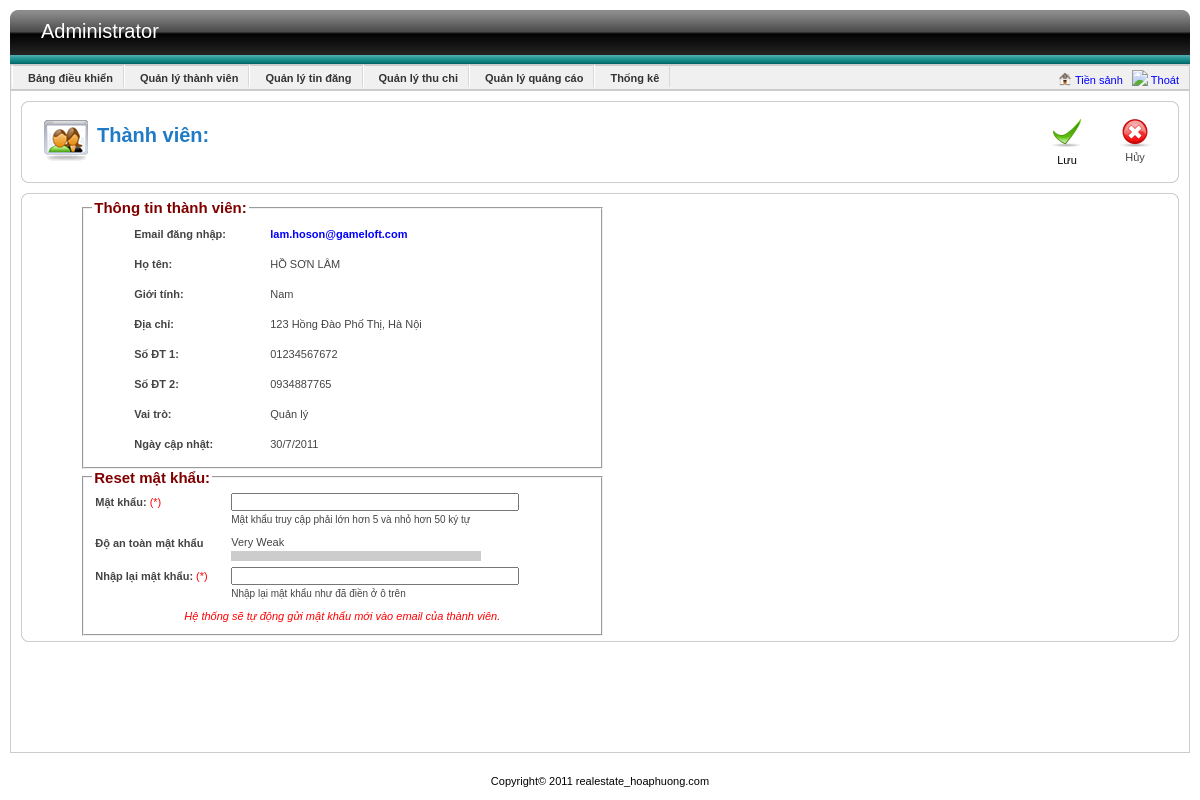
The app's page /Source/admin/index.php?view=user&do=edit&uid=4 (signed in), older data.
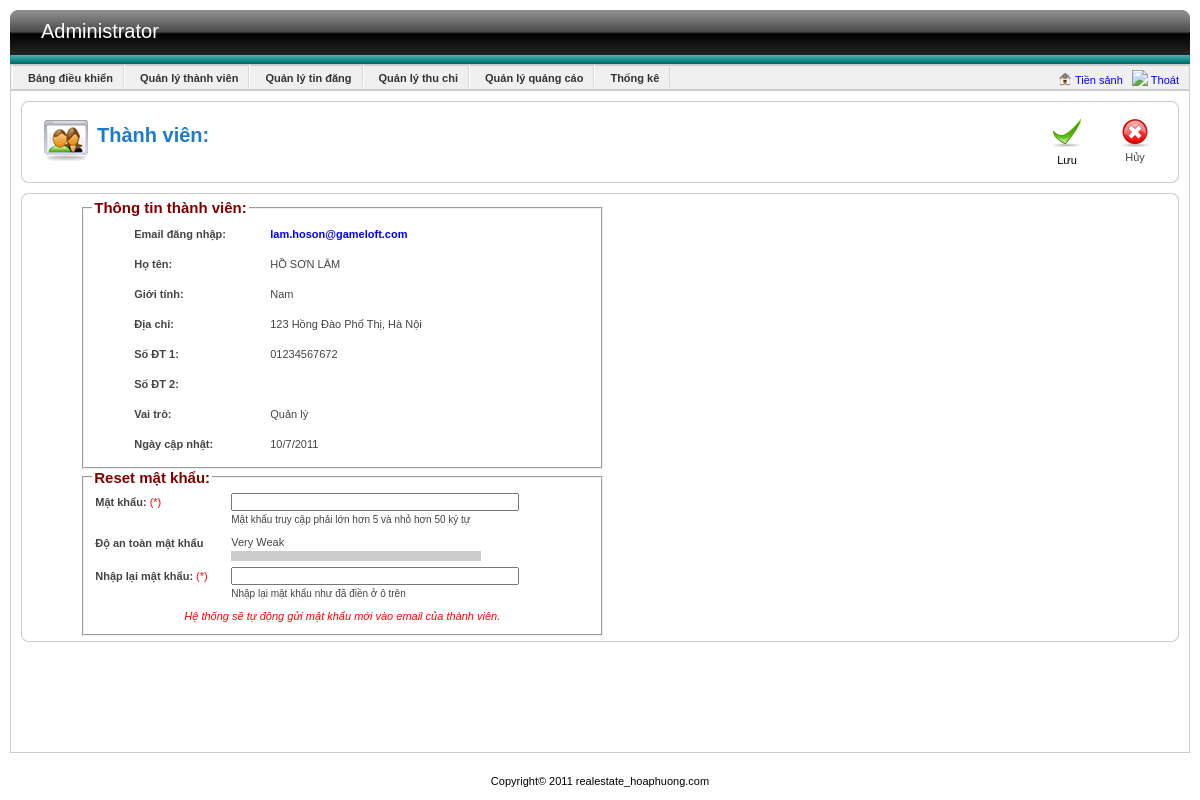
The same page, newer data.
### tables this page shows
CREATE TABLE IF NOT EXISTS `user` (
  `id` int(11) NOT NULL AUTO_INCREMENT,
  `password` varchar(256) NOT NULL,
  `email` varchar(50) NOT NULL,
  `hoten` varchar(50) NOT NULL,
  `gioitinh` bit(1) NOT NULL,
  `diachi` text NOT NULL,
  `sdt1` varchar(15) DEFAULT NULL,
  `sdt2` varchar(15) DEFAULT NULL,
  `role` int(11) DEFAULT NULL,
  `level` int(11) DEFAULT NULL,
  `status` int(11) DEFAULT NULL,
  `ngaycapnhat` datetime DEFAULT NULL,
  `ip` varchar(45) DEFAULT NULL,
  PRIMARY KEY (`id`),
  KEY `fk_taikhoan_role` (`role`),
  KEY `fk_taikhoan_level` (`level`)
);

### Source/DAO/config.php (called while the page is built, shortened)
<?php
   	$databaseName = "qldo";
?>

### Source/DAO/DataProvider.php (called while the page is built, shortened)
<?php
class DataProvider
{
	public static function Query($sql)
	{
		include('config.php');
		if (!($connection = @mysql_connect($hostName,$username,$password)))
			die ("Couldn't connect to database");
		if (!($result = @mysql_query($sql, $connection)))
			showError();
		return $result;
	}
}
?>

### Source/DAO/UsersDAO.php (called while the page is built, shortened)
<?php
	include_once("DataProvider.php");
?>
<?php
	class UsersDAO
	{
		public static function GetUserByID ($id)
		{
			$strSQL = "select *
					from user
					where id='$id'";
            $result = DataProvider::Query($strSQL);
			return mysql_fetch_array ($result,MYSQL_BOTH);
		}
	}
?>

### Source/BUS/UsersBUS.php (called while the page is built, shortened)
<?php
	include_once (str_replace("//","/",dirname(__FILE__)."/")  . "../DAO/UsersDAO.php");
?>
<?php
	class UsersBUS
	{
		public static function GetUserByID ($id)
		{
			$user= UsersDAO::GetUserByID ($id);
			$user[1] = stripcslashes($user[1]);
			$user[3] = stripcslashes($user[3]);
			$user[7] = stripcslashes($user[7]);
			return $user;
		}
	}
?>

### Source/module/Utils/Utils.php (called while the page is built, shortened)
<?php
class Utils
{
	public static function convertTimeDMY($time)
    {
		if($time != null)
		{
    	$arrDate = explode ("-", $time);
    	$d = (int) $arrDate[2];
    	$m = (int) $arrDate[1];
    	$y = (int) $arrDate[0];
    	$time_out = $d."/".$m."/".$y;
    	return $time_out;
		}
		return null;
    }
}
?>

### Source/admin/module/user/edit_user.php (the view, shortened to what the changed rows need)
<?php
	$uid = (int) $_GET["uid"];
	$PATH = str_replace('//','/',dirname(__FILE__).'/');
	include_once($PATH . "../../../BUS/UsersBUS.php");
	$user = UsersBUS::GetUserByID($uid);
?>
<form action="module/user/xulyuser.php?action=update&uid=<?php echo $_GET["uid"] ?>" method="post" name="frmRegister" id="frmRegister" onsubmit="return validate();">
<div style="margin:10px">
    <div class="mid">
		<fieldset style="width:500px;float:left;margin-left:50px;">
			<table align="center" border="0" cellpadding="0" cellspacing="0">
				<tr style="height:30px;">
					<td width="130px"><b>Email đăng nhập:</td>
					<td width="280px" style="font-weight:bold;color:blue;"><?php echo $user["email"]; ?></td>
				</tr>
				<tr style="height:30px;">
					<td><b>Họ tên:</td>
					<td><?php echo $user["hoten"]; ?></td>
				</tr>
				<tr style="height:30px;">
					<td><b>Địa chỉ:</b></td>
					<td><?php echo $user["diachi"]; ?></td>
				</tr>
				<tr style="height:30px;">
					<td><b>Số ĐT 1:</b></td>
					<td><?php echo $user["sdt1"]; ?></td>
				</tr>
				<tr style="height:30px;">
					<td><b>Số ĐT 2:</b></td>
					<td><?php echo $user["sdt2"]; ?></td>
				</tr>
				<tr style="height:30px;">
					<td><b>Ngày cập nhật:</b></td>
					<?php
						if ($user["ngaycapnhat"] != null)
						{
							include_once($PATH . "../../../module/Utils/Utils.php");
							$date = Utils::convertTimeDMY($user["ngaycapnhat"]);
							echo "<td>".$date."</td>";
						}
						else
							echo "<td></td>";
					?>
				</tr>
			</table>
		</fieldset>
    <br class="clr" />
    </div>
</div>
</form>

Row changes from the older to the newer data that the page shows:
changed user "lam.hoson@gameloft.com": ngaycapnhat "30/7/2011" → "10/7/2011"; sdt2 "0934887765" → (not shown)
